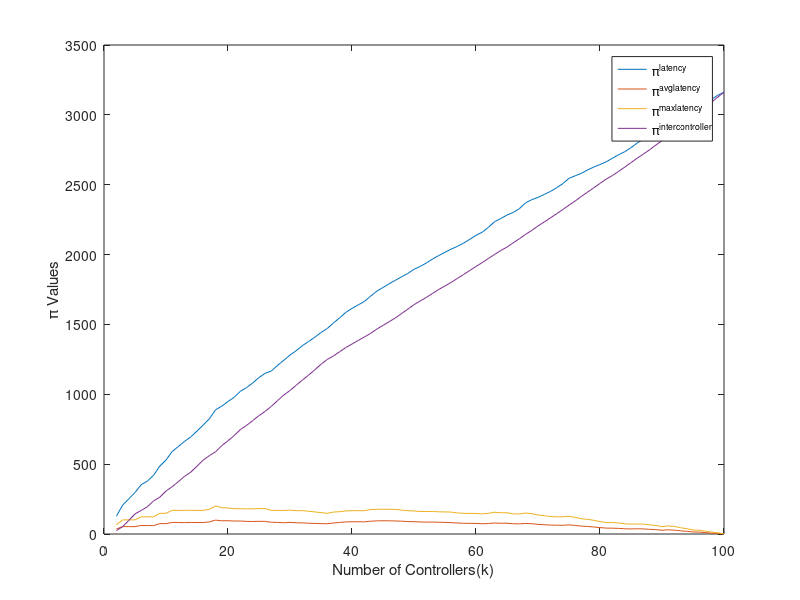

This figure's MATLAB source:
fileID = fopen('wdbcp_pi_7.txt','r');
x1 = fscanf(fileID,'%f');
fileID = fopen('wdbcp_pia_7.txt','r');
x2 = fscanf(fileID,'%f');
fileID = fopen('wdbcp_pim_7.txt','r');
x3 = fscanf(fileID,'%f');
fileID = fopen('wdbcp_pii_7.txt','r');
x4 = fscanf(fileID,'%f');
y = 2:size(x1);
plot(y,x1(2:size(x1)),y,x2(2:size(x1)),y,x3(2:size(x1)),y,x4(2:size(x1)));
xlabel('Number of Controllers(k)');
ylabel('\pi Values');
legend('\pi^{latency}','\pi^{avglatency}','\pi^{maxlatency}','\pi^{intercontroller}');
print('wdbcp_7','-dpng');